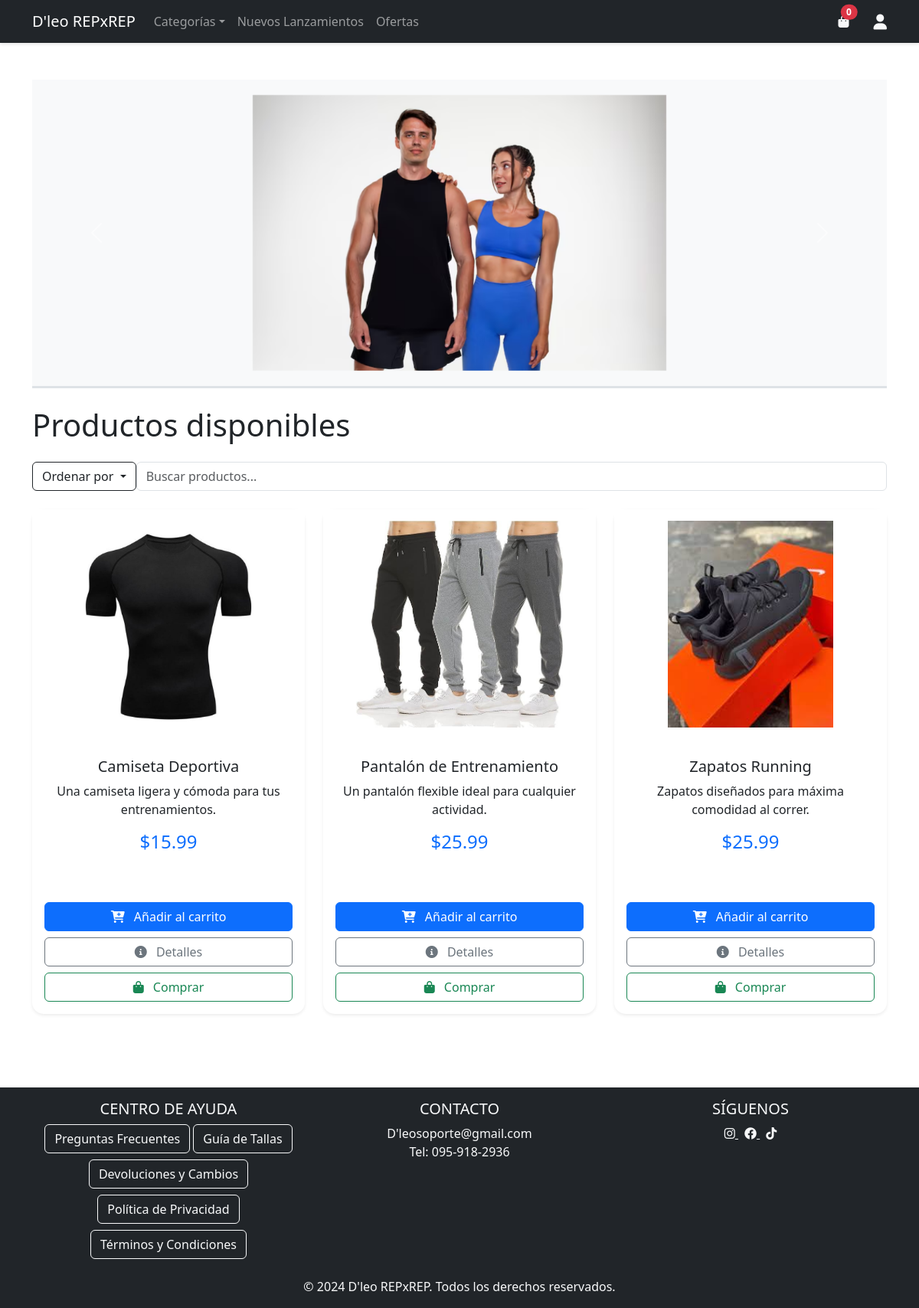
The page / on the database its author committed.
### app.py (models this page shows)
class Producto(db.Model):
    id = db.Column(db.Integer, primary_key=True)
    nombre = db.Column(db.String(100), nullable=False)
    descripcion = db.Column(db.Text)
    precio = db.Column(db.Float, nullable=False)
    imagen = db.Column(db.String(200))
    categoria = db.Column(db.String(50), nullable=False)
    stock = db.Column(db.Integer, default=0)
    fecha_creacion = db.Column(db.DateTime, default=datetime.now)
    en_oferta = db.Column(db.Boolean, default=False)
    precio_oferta = db.Column(db.Float)
    items_pedido = db.relationship('ItemPedido', backref='producto', lazy=True)

### app.py (the view)
@app.route('/')
def index():
    orden = request.args.get('orden', '')
    productos_query = Producto.query
    if orden == 'precio_asc':
        productos_query = productos_query.order_by(Producto.precio.asc())
    elif orden == 'precio_desc':
        productos_query = productos_query.order_by(Producto.precio.desc())
    elif orden == 'recientes':
        productos_query = productos_query.order_by(Producto.fecha_creacion.desc())
    productos = productos_query.all()
    return render_template('index.html', productos=productos)

### app.py (called while the page is built)
@app.before_request
def inicializar_carrito():
    if 'carrito' not in session:
        session['carrito'] = []

@app.context_processor
def utility_processor():
    def categoria_nombre(codigo):
        nombres = {
            'top': 'Tops Deportivos',
            'legging': 'Leggings',
            'short': 'Shorts',
            'camiseta': 'Camisetas',
            'pantalon': 'Pantalones',
            'soporte': 'Soportes',
            'guante': 'Guantes',
            'banda': 'Bandas Elásticas',
            'toalla': 'Toallas'
        }
        return nombres.get(codigo, codigo.capitalize())
    return dict(categoria_nombre=categoria_nombre)

### templates/index.html (shortened to what this page needs)
{% extends "base.html" %}
{% block content %}
<div id="promoCarousel" class="carousel slide mb-4" data-bs-ride="carousel" data-bs-interval="2000">
    <div class="carousel-inner">
        <div class="carousel-item">
            <img src="{{ url_for('static', filename='img/banner2.png') }}" class="d-block w-100" alt="Colaboraciones" style="height: 400px; object-fit: contain;">
        </div>
    </div>
    <button class="carousel-control-prev" type="button" data-bs-target="#promoCarousel" data-bs-slide="prev">
        <span class="carousel-control-prev-icon"></span>
    </button>
    <button class="carousel-control-next" type="button" data-bs-target="#promoCarousel" data-bs-slide="next">
        <span class="carousel-control-next-icon"></span>
    </button>
</div>
<h1 class="my-4">Productos disponibles</h1>
<div class="d-flex justify-content-between mb-4 flex-column flex-md-row">
    <div class="dropdown mb-3 mb-md-0">
        <button class="btn btn-outline-dark dropdown-toggle" type="button" data-bs-toggle="dropdown">
            Ordenar por
        </button>
    </div>
    <form action="{{ url_for('buscar_productos') }}" method="GET" class="w-100 w-md-50">
        <input type="text" name="q" class="form-control" placeholder="Buscar productos...">
    </form>
</div>
<div class="row row-cols-1 row-cols-md-3 g-4">
    {% for producto in productos %}
    {% set imagen = producto.imagen if producto.imagen else 'default.png' %}
    <div class="col" data-aos="fade-up" data-aos-delay="{{ loop.index * 100 }}">
        <div class="card h-100 shadow-sm">
            <img src="{{ url_for('static', filename='img/' ~ imagen) }}" class="card-img-top product-image" alt="{{ producto.nombre }}">
            <div class="card-body text-center">
                <h5 class="card-title">{{ producto.nombre }}</h5>
                <p class="card-text">{{ producto.descripcion }}</p>
                {% if producto.en_oferta and producto.precio_oferta %}
                    <p class="h5 text-muted text-decoration-line-through">${{ producto.precio }}</p>
                    <p class="h4 text-success">${{ producto.precio_oferta }}</p>
                {% else %}
                    <p class="h4 text-primary">${{ producto.precio }}</p>
                {% endif %}
            </div>
            <div class="card-footer bg-transparent border-0 pb-3 d-grid gap-2">
                <form action="{{ url_for('añadir_al_carrito') }}" method="POST" class="d-grid gap-2">
                    <button type="submit" class="btn btn-primary w-100">
                        <i class="fas fa-cart-plus me-2"></i> Añadir al carrito
                    </button>
                </form>
                <a href="{{ url_for('detalles_producto', producto_id=producto.id) }}" class="btn btn-outline-secondary w-100">
                    <i class="fas fa-info-circle me-2"></i> Detalles
                </a>
                <a href="{{ url_for('comprar', producto_id=producto.id) }}" class="btn btn-outline-success w-100">
                    <i class="fas fa-shopping-bag me-2"></i> Comprar
                </a>
            </div>
        </div>
    </div>
{% endfor %}
</div>
{% endblock %}

### templates/base.html (shortened to what this page needs)
<!DOCTYPE html>
<html lang="es">
<head>
    <link rel="stylesheet" href="{{ url_for('static', filename='css/styles.css') }}">
    <link href="https://cdn.jsdelivr.net/npm/bootstrap@5.3.2/dist/css/bootstrap.min.css" rel="stylesheet">
    <link rel="stylesheet" href="https://cdnjs.cloudflare.com/ajax/libs/font-awesome/6.0.0/css/all.min.css">
</head>
<body>
    <nav class="navbar navbar-expand-lg navbar-dark bg-dark">
        <div class="container">
            <a class="navbar-brand" href="/">D'leo REPxREP</a>
            <div class="collapse navbar-collapse" id="navbarNav">
                <ul class="navbar-nav me-auto">
                    <li class="nav-item dropdown">
                        <a class="nav-link dropdown-toggle" href="#" role="button" data-bs-toggle="dropdown">Categorías</a>
                    </li>
                    <li class="nav-item">
                        <a class="nav-link" href="{{ url_for('nuevos_lanzamientos') }}">Nuevos Lanzamientos</a>
                    </li>
                    <li class="nav-item">
                        <a class="nav-link" href="{{ url_for('ofertas') }}">Ofertas</a>
                    </li>
                </ul>
                <div class="d-flex align-items-center ms-auto">
                    <a href="#" class="nav-link text-light position-relative me-3">
                        <i class="fas fa-shopping-bag"></i>
                        <span class="position-absolute top-0 start-100 translate-middle badge rounded-pill bg-danger">
                            {{ session['carrito']|length if 'carrito' in session else 0 }}
                        </span>
                    </a>
                    {% if current_user.is_authenticated %}
                    <div class="dropdown">
                        <a class="nav-link text-light ms-3" href="#" role="button" data-bs-toggle="dropdown">
                            <i class="fas fa-user-circle fa-lg"></i>
                        </a>
                        <ul class="dropdown-menu dropdown-menu-end">
                            <li><a class="dropdown-item" href="{{ url_for('perfil') }}">Mi Perfil</a></li>
                            <li><a class="dropdown-item" href="{{ url_for('mis_pedidos') }}">Mis Pedidos</a></li>
                            <li><hr class="dropdown-divider"></li>
                            <li><a class="dropdown-item" href="{{ url_for('logout') }}">Cerrar Sesión</a></li>
                        </ul>
                    </div>
                    {% else %}
                    <a href="{{ url_for('login') }}" class="nav-link text-light ms-3">
                        <i class="fas fa-user fa-lg"></i>
                    </a>
                    {% endif %}
                </div>
            </div>
        </div>
    </nav>
    <main class="container my-5">
        {% block content %}{% endblock %}
    </main>
    <footer class="text-center mt-5 py-3 bg-dark text-light">
        <div class="container">
            <div class="row">
                <div class="col-md-4">
                    <h5>CENTRO DE AYUDA</h5>
                    <button class="btn btn-outline-light mb-2" data-bs-toggle="modal" data-bs-target="#faqModal">Preguntas Frecuentes</button>
                    <button class="btn btn-outline-light mb-2" data-bs-toggle="modal" data-bs-target="#sizeModal">Guía de Tallas</button>
                    <button class="btn btn-outline-light mb-2" data-bs-toggle="modal" data-bs-target="#returnsModal">Devoluciones y Cambios</button>
                    <button class="btn btn-outline-light mb-2" data-bs-toggle="modal" data-bs-target="#privacyModal">Política de Privacidad</button>
                    <button class="btn btn-outline-light mb-2" data-bs-toggle="modal" data-bs-target="#termsModal">Términos y Condiciones</button>
                </div>
                <div class="col-md-4">
                    <h5>CONTACTO</h5>
                    <p>D'leosoporte@gmail.com<br>Tel: 095-918-2936</p>
                </div>
                <div class="col-md-4">
                    <h5>SÍGUENOS</h5>
                    <a href="https://www.instagram.com/dleo.repxrep/" target="_blank" class="text-light me-2">
                        <i class="fab fa-instagram"></i>
                    </a>
                    <a href="https://www.facebook.com/profile.php?id=61575698283672" target="_blank" class="text-light me-2">
                        <i class="fab fa-facebook"></i>
                    </a>
                    <a href="https://www.tiktok.com/@dleo.repxrep" target="_blank" class="text-light">
                        <i class="fab fa-tiktok"></i>
                    </a>
                </div>
            </div>
            <p class="mt-3 mb-0">&copy; 2024 D'leo REPxREP. Todos los derechos reservados.</p>
        </div>
    </footer>
</body>
</html>

### static/css/styles.css (style rules this page uses)
body { background-color: #f8f9fa; font-family: 'Segoe UI', system-ui, sans-serif; min-height: 100vh; display: flex; flex-direction: column; }
.navbar { box-shadow: 0 2px 4px rgba(0,0,0,.1); }
.card { transition: transform 0.3s, box-shadow 0.3s; border: none; margin-bottom: 1.5rem; }
.card-img-top { height: 200px; object-fit: cover; object-position: center; padding: 15px; }
footer { margin-top: auto; background-color: #f8f9fa; padding: 1rem 0; color: #6c757d; }
.product-image { height: 250px; object-fit: contain; padding: 15px; }
.card { transition: transform 0.3s, box-shadow 0.3s; }
.fa-user-circle, .fa-user { transition: transform 0.3s; }
.nav-link { font-weight: 500; }
.btn-outline-light { border-color: white; color: white; transition: background-color 0.3s ease, color 0.3s ease; }

### templates/index.html (style rules this page uses)
#promoCarousel { background: #f8f9fa; border-bottom: 3px solid #dee2e6; }
.carousel-item img { padding: 20px; max-width: 100%; margin: 0 auto; }
.product-image { height: 300px; padding: 15px; background: white; object-fit: contain; }
.card { border: none; border-radius: 15px; transition: transform 0.3s ease; }
.card-body { padding: 1.5rem; }

### rows shown on the page
Producto: imagen (picture), nombre "Camiseta Deportiva", descripcion "Una camiseta ligera y cómoda para tus entrenamientos.", precio "15.99"
Producto: imagen (picture), nombre "Pantalón de Entrenamiento", descripcion "Un pantalón flexible ideal para cualquier actividad.", precio "25.99"
Producto: imagen (picture), nombre "Zapatos Running", descripcion "Zapatos diseñados para máxima comodidad al correr.", precio "25.99"

### other values the page prints
{{ session['carrito']|length if 'carrito' in session else 0 }} "0"
